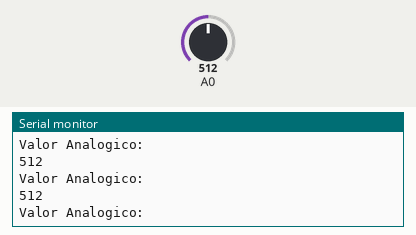
A sketch run on a simulated Arduino Uno, built with avr-gcc and run on an emulated ATmega328P. Parts: the last lines printed to the serial monitor. The inputs (shaded band) are chosen by the test bench; at power-on: A0 = 512.

Above: at 1.2 s.
1.3 s: A0 set to 105
At 2.4 s:
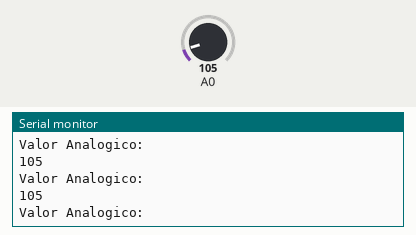
2.8 s: A0 set to 91
At 3.9 s:
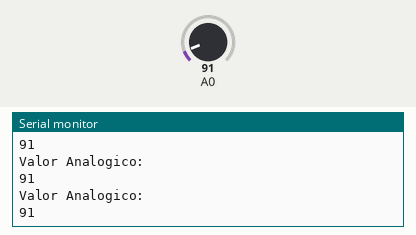
Timing chart, 0 to 5.8 s (numbered marks = the images above; inputs shaded):
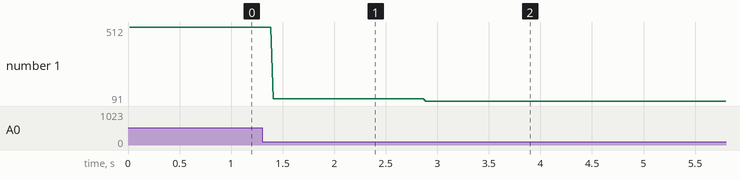

The sketch:

PROGRAMA_SENSOR.ino
```cpp
void setup()
{
    // Establecer la velocidad de comunicación del monitor serial en 9600
    Serial.begin(9600);
}

void loop()
{
    // Variable para almacenar el valor ADC (0 a 1023)
    int Nivel;
    // La función analogRead devuelve un entero de 10 bits (0 a 1023)
    Nivel = analogRead(0);

    // Imprimir texto en el monitor serial
    Serial.println("Valor Analogico:");
    // Imprimir el valor analógico en el monitor serial
    Serial.println(Nivel);
}
```

Measured:
- the behaviour switches between 100 and 99 on A0 (found by bisection; images 1 and 2)
- after the input at 1.3 s, the serial monitor: prints a new line after 0.11 s (image 1)
- after the input at 2.8 s, the serial monitor: prints a new line after 0.09 s (image 2)
- plotted number 1: 512 → 105 after the input at 1.3 s, 105 → 91 after the input at 2.8 s
